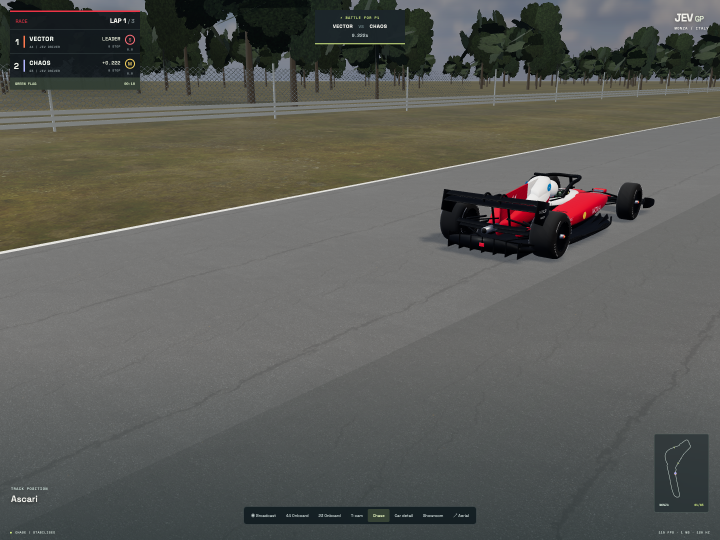
#> input picture artifacts/realism-v3/before/chase.png, 1440 x 1080 px, given in place of second-01.png, which was not available (shown at 1/2 size)
$ python car-review-comparisons.py ../artifacts/realism-v3/before/chase.png
#> lines starting #> are read from the running program, lines starting #| are printed output that depends on the picture
from PIL import Image,ImageOps,ImageDraw
from pathlib import Path
import sys
root=Path('artifacts/realism-v3')/sys.argv[1]
refs={'front-beauty':'second-01.png','wheel-closeup':'../detail-04-07/frame-01.png','steering-closeup':'../detail-04-07/frame-05.png','rear-three-quarter':'second-18.png'}
# Actual filenames from the approved extracted reference frames.
frames=Path('reference/frames')
for name,ref in refs.items():
 if not (frames/ref).exists():
  ref='second-04.png' if name=='wheel-closeup' else 'second-05.png' if name=='steering-closeup' else ref
 out=Image.new('RGB',(1600,660),'#121922');d=ImageDraw.Draw(out)
#> after `out = Image.new('RGB', (1600, 660), '#121922')`:
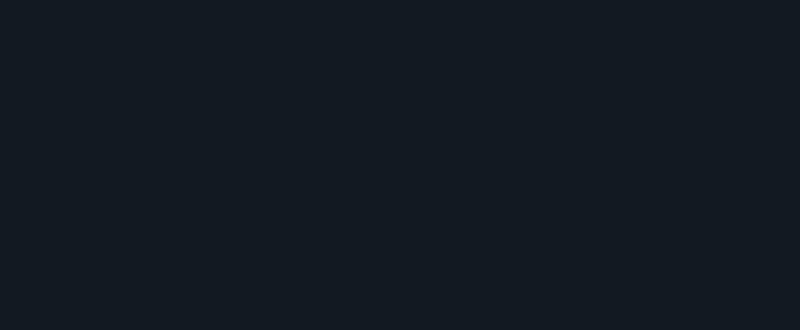
#> out: PIL image 1600x660 RGB (shown at 1/2 size); mean R, G, B 18, 25, 34
 for i,(path,label) in enumerate([(frames/ref,'REFERENCE / '+ref),(root/(name+'.png'),'RENDER / '+sys.argv[1])]):
  im=Image.open(path).convert('RGB');im.thumbnail((800,610));out.paste(im,(i*800+(800-im.width)//2,40));d.text((i*800+20,14),label,fill='white')
#> further down, im is the input picture: PIL image 1440x1080 RGB; mean R, G, B 90.3, 91, 86.6
#> after `im.thumbnail((800, 610))`:
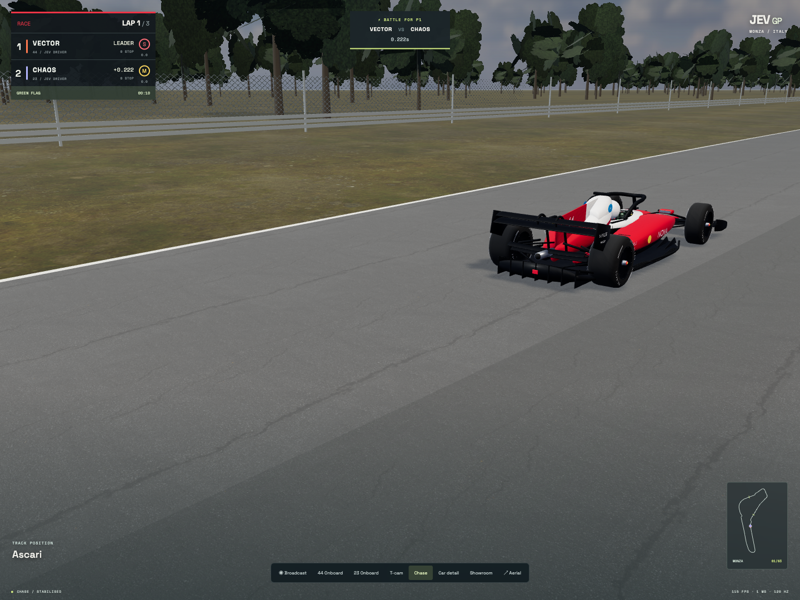
#> im: PIL image 800x600 RGB; mean R, G, B 90.3, 91, 86.6
#> after `out.paste(im, (i * 800 + (800 - im.width) // 2, 40))`:
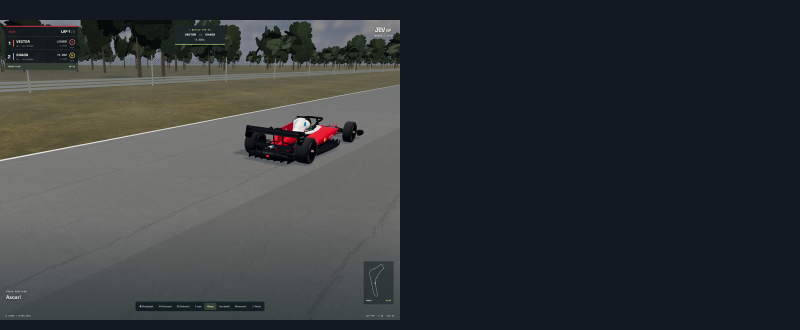
#> out: PIL image 1600x660 RGB (shown at 1/2 size); mean R, G, B 50.9, 55, 57.9
 out.save(root/('comparison-'+name+'.jpg'),quality=88)
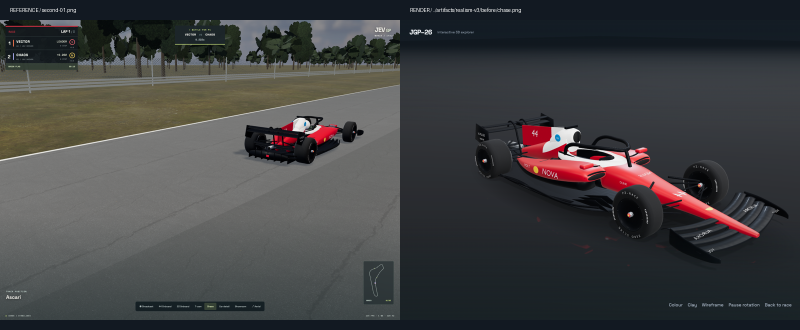
#> saved as comparison-front-beauty.jpg: PIL image 1600x660 RGB (shown at 1/2 size); mean R, G, B 64.4, 64.5, 65.5
#> pass 2 of the loop `for name,ref in refs.items():`:
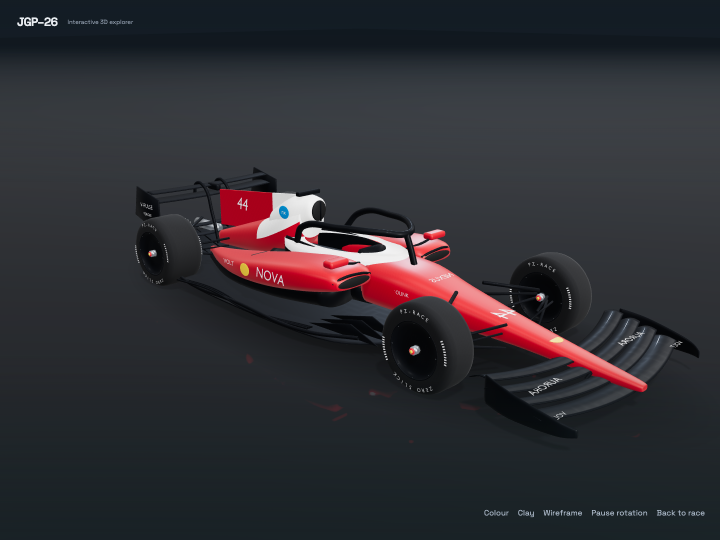
#> input picture artifacts/realism-v3/before/front-beauty.png, 1440 x 1080 px, given in place of second-04.png, which was not available (shown at 1/2 size)
#> im is the input picture: PIL image 1440x1080 RGB; mean R, G, B 47.4, 45.6, 50.4
#> im: PIL image 800x600 RGB
#> `out.paste(im, (i * 800 + (800 - im.width) // 2, 40))`:
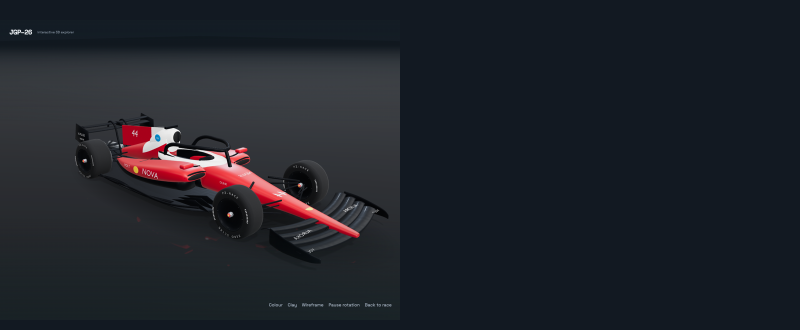
#> out: PIL image 1600x660 RGB (shown at 1/2 size); mean R, G, B 31.3, 34.3, 41.5
#> `out.save(root/('comparison-'+name+'.jpg'),quality=88)`:
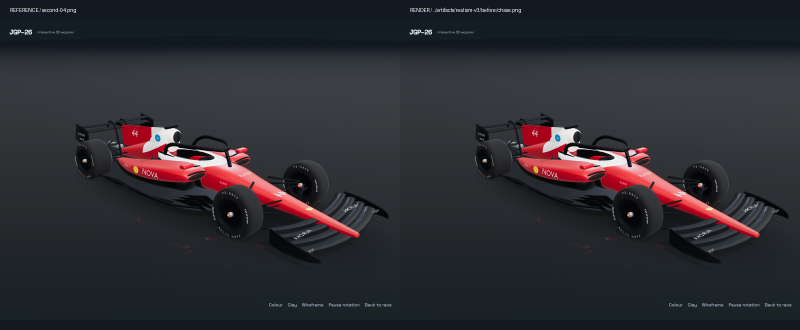
#> saved as comparison-wheel-closeup.jpg: PIL image 1600x660 RGB (shown at 1/2 size); mean R, G, B 44.9, 43.8, 49.1
#> (the run stopped early here; a loop or call above may not have finished)
